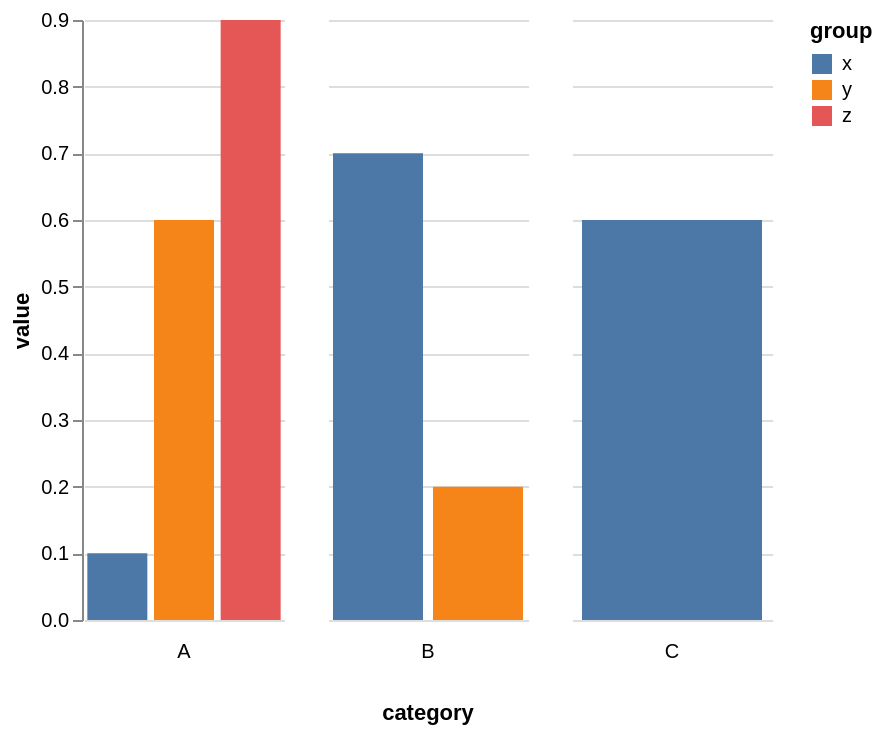

The Vega-Lite source for this figure:
### Vega specification from a JSON file in a GitHub repository (floating-point values rounded to 4 significant figures)
{"$schema": "https://vega.github.io/schema/vega/v6.json", "background": "white", "padding": 5, "data": [{"name": "source_0", "values": [{"category": "A", "group": "x", "value": 0.1}, {"category": "A", "group": "y", "value": 0.6}, {"category": "A", "group": "z", "value": 0.9}, {"category": "B", "group": "x", "value": 0.7}, {"category": "B", "group": "y", "value": 0.2}, {"category": "C", "group": "x", "value": 0.6}]}, {"name": "data_0", "source": "source_0", "transform": [{"type": "stack", "groupby": ["group", "category"], "field": "value", "sort": {"field": [], "order": []}, "as": ["value_start", "value_end"], "offset": "zero"}, {"type": "filter", "expr": "isValid(datum[\"value\"]) && isFinite(+datum[\"value\"])"}]}, {"name": "column_domain", "source": "data_0", "transform": [{"type": "aggregate", "groupby": ["category"]}]}], "signals": [{"name": "child_width", "value": 100}, {"name": "child_height", "value": 300}], "layout": {"padding": 20, "titleAnchor": {"column": "end"}, "offset": {"columnTitle": 10}, "columns": {"signal": "length(data('column_domain'))"}, "bounds": "full", "align": "none"}, "marks": [{"name": "column-title", "type": "group", "role": "column-title", "title": {"text": "category", "style": "guide-title", "orient": "bottom", "offset": 10}}, {"name": "row_header", "type": "group", "role": "row-header", "encode": {"update": {"height": {"signal": "child_height"}}}, "axes": [{"scale": "y", "orient": "left", "grid": false, "title": "value", "labelOverlap": true, "tickCount": {"signal": "ceil(child_height/40)"}, "zindex": 0}]}, {"name": "column_footer", "type": "group", "role": "column-footer", "from": {"data": "column_domain"}, "sort": {"field": "datum[\"category\"]", "order": "ascending"}, "title": {"text": {"signal": "isValid(parent[\"category\"]) ? parent[\"category\"] : \"\"+parent[\"category\"]"}, "style": "guide-label", "frame": "group", "orient": "bottom", "offset": 10}, "encode": {"update": {"width": {"signal": "child_width"}}}}, {"name": "cell", "type": "group", "style": "cell", "from": {"facet": {"name": "facet", "data": "data_0", "groupby": ["category"]}}, "sort": {"field": ["datum[\"category\"]"], "order": ["ascending"]}, "encode": {"update": {"width": {"signal": "child_width"}, "height": {"signal": "child_height"}}}, "marks": [{"name": "child_marks", "type": "rect", "style": ["bar"], "from": {"data": "facet"}, "encode": {"update": {"fill": {"scale": "color", "field": "group"}, "ariaRoleDescription": {"value": "bar"}, "description": {"signal": "\"group: \" + (isValid(datum[\"group\"]) ? datum[\"group\"] : \"\"+datum[\"group\"]) + \"; value: \" + (format(datum[\"value\"], \"\"))"}, "x": {"scale": "child_x", "field": "group"}, "width": {"signal": "max(0.25, bandwidth('child_x'))"}, "y": {"scale": "y", "field": "value_end"}, "y2": {"scale": "y", "field": "value_start"}}}}], "scales": [{"name": "child_x", "type": "band", "domain": {"data": "facet", "field": "group", "sort": true}, "range": [0, {"signal": "child_width"}], "paddingInner": 0.1, "paddingOuter": 0.05}], "axes": [{"scale": "y", "orient": "left", "gridScale": "child_x", "grid": true, "tickCount": {"signal": "ceil(child_height/40)"}, "domain": false, "labels": false, "aria": false, "maxExtent": 0, "minExtent": 0, "ticks": false, "zindex": 0}]}], "scales": [{"name": "y", "type": "linear", "domain": {"data": "data_0", "fields": ["value_start", "value_end"]}, "range": [{"signal": "child_height"}, 0], "nice": true, "zero": true}, {"name": "color", "type": "ordinal", "domain": {"data": "data_0", "field": "group", "sort": true}, "range": "category"}], "legends": [{"fill": "color", "symbolType": "square", "title": "group"}], "config": {"style": {"cell": {"stroke": "transparent"}}}}
